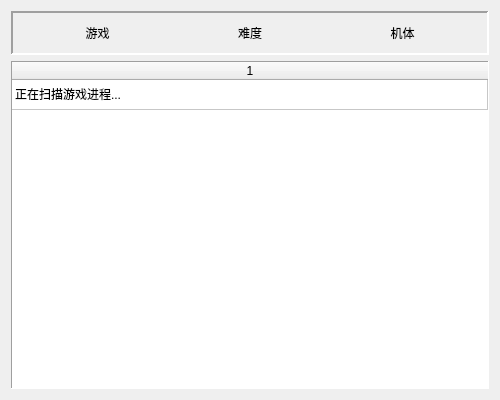
<?xml version="1.0" encoding="UTF-8"?>
<ui version="4.0">
 <class>MainWindowClass</class>
 <widget class="QMainWindow" name="MainWindowClass">
  <property name="geometry">
   <rect>
    <x>0</x>
    <y>0</y>
    <width>500</width>
    <height>400</height>
   </rect>
  </property>
  <property name="minimumSize">
   <size>
    <width>0</width>
    <height>0</height>
   </size>
  </property>
  <property name="maximumSize">
   <size>
    <width>16777215</width>
    <height>16777215</height>
   </size>
  </property>
  <property name="windowTitle">
   <string>THScore</string>
  </property>
  <property name="windowIcon">
   <iconset resource="mainwindow.qrc">
    <normaloff>:/icon/main.png</normaloff>:/icon/main.png</iconset>
  </property>
  <property name="tabShape">
   <enum>QTabWidget::Rounded</enum>
  </property>
  <widget class="QWidget" name="centralWidget">
   <property name="sizePolicy">
    <sizepolicy hsizetype="Minimum" vsizetype="Minimum">
     <horstretch>0</horstretch>
     <verstretch>0</verstretch>
    </sizepolicy>
   </property>
   <layout class="QVBoxLayout" name="verticalLayout">
    <item>
     <widget class="QFrame" name="headerFrame">
      <property name="sizePolicy">
       <sizepolicy hsizetype="Preferred" vsizetype="Preferred">
        <horstretch>0</horstretch>
        <verstretch>0</verstretch>
       </sizepolicy>
      </property>
      <property name="maximumSize">
       <size>
        <width>16777215</width>
        <height>80</height>
       </size>
      </property>
      <property name="frameShape">
       <enum>QFrame::Panel</enum>
      </property>
      <property name="frameShadow">
       <enum>QFrame::Sunken</enum>
      </property>
      <property name="lineWidth">
       <number>2</number>
      </property>
      <property name="midLineWidth">
       <number>0</number>
      </property>
      <layout class="QHBoxLayout" name="horizontalLayout">
       <item>
        <widget class="QLabel" name="gameNameLabel">
         <property name="frameShape">
          <enum>QFrame::NoFrame</enum>
         </property>
         <property name="frameShadow">
          <enum>QFrame::Raised</enum>
         </property>
         <property name="text">
          <string>游戏</string>
         </property>
         <property name="alignment">
          <set>Qt::AlignCenter</set>
         </property>
        </widget>
       </item>
       <item>
        <widget class="QLabel" name="DiffLabel">
         <property name="frameShape">
          <enum>QFrame::NoFrame</enum>
         </property>
         <property name="frameShadow">
          <enum>QFrame::Raised</enum>
         </property>
         <property name="text">
          <string>难度</string>
         </property>
         <property name="alignment">
          <set>Qt::AlignCenter</set>
         </property>
        </widget>
       </item>
       <item>
        <widget class="QLabel" name="ShottypeLabel">
         <property name="text">
          <string>机体</string>
         </property>
         <property name="alignment">
          <set>Qt::AlignCenter</set>
         </property>
        </widget>
       </item>
      </layout>
     </widget>
    </item>
    <item>
     <widget class="QTableWidget" name="tableWidget">
      <property name="focusPolicy">
       <enum>Qt::NoFocus</enum>
      </property>
      <property name="frameShape">
       <enum>QFrame::Panel</enum>
      </property>
      <property name="verticalScrollBarPolicy">
       <enum>Qt::ScrollBarAlwaysOff</enum>
      </property>
      <property name="horizontalScrollBarPolicy">
       <enum>Qt::ScrollBarAlwaysOff</enum>
      </property>
      <property name="autoScroll">
       <bool>false</bool>
      </property>
      <property name="editTriggers">
       <set>QAbstractItemView::NoEditTriggers</set>
      </property>
      <property name="tabKeyNavigation">
       <bool>false</bool>
      </property>
      <property name="dragEnabled">
       <bool>false</bool>
      </property>
      <property name="selectionMode">
       <enum>QAbstractItemView::NoSelection</enum>
      </property>
      <property name="showGrid">
       <bool>true</bool>
      </property>
      <property name="gridStyle">
       <enum>Qt::SolidLine</enum>
      </property>
      <property name="cornerButtonEnabled">
       <bool>false</bool>
      </property>
      <property name="rowCount">
       <number>1</number>
      </property>
      <property name="columnCount">
       <number>1</number>
      </property>
      <attribute name="horizontalHeaderCascadingSectionResizes">
       <bool>false</bool>
      </attribute>
      <attribute name="horizontalHeaderDefaultSectionSize">
       <number>100</number>
      </attribute>
      <attribute name="horizontalHeaderHighlightSections">
       <bool>false</bool>
      </attribute>
      <attribute name="horizontalHeaderShowSortIndicator" stdset="0">
       <bool>false</bool>
      </attribute>
      <attribute name="horizontalHeaderStretchLastSection">
       <bool>true</bool>
      </attribute>
      <attribute name="verticalHeaderVisible">
       <bool>false</bool>
      </attribute>
      <row/>
      <column/>
      <item row="0" column="0">
       <property name="text">
        <string>正在扫描游戏进程...</string>
       </property>
      </item>
     </widget>
    </item>
   </layout>
  </widget>
  <widget class="QMenuBar" name="menuBar">
   <property name="geometry">
    <rect>
     <x>0</x>
     <y>0</y>
     <width>500</width>
     <height>22</height>
    </rect>
   </property>
  </widget>
 </widget>
 <layoutdefault spacing="6" margin="11"/>
 <resources>
  <include location="mainwindow.qrc"/>
 </resources>
 <connections/>
</ui>
